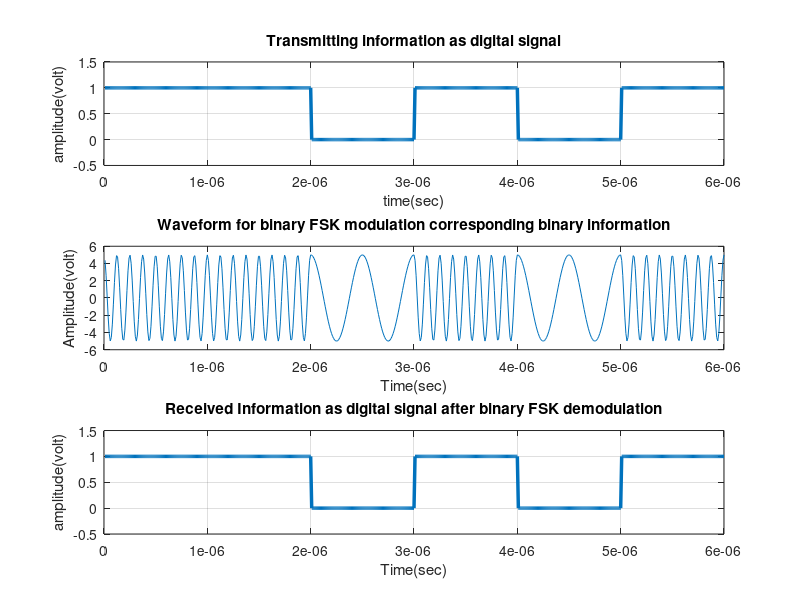

The MATLAB script that drew this image:
%Write a MATLAB program for Frequency Shift Keying (FSK) Generation.
  
  %FSK Modulation and Demodulation
clc;
clear all;
close all;
x=[1 1 0 1 0 1];
bp= 0.000001;
disp('Binary information at transmitter');
disp(x);
% Representation of Transmitting binary information as digital signal
bit=[];
for n=1:1:length(x)
if x(n)==1;
se=ones(1,100);
else x(n)==0;
se=zeros(1,100);
end
bit=[bit se];
end
t1=bp/100:bp/100:100*length(x)*(bp/100);
subplot(3,1,1);
plot(t1,bit,'linewidth',2.5);
grid on;
axis([0 bp*length(x) -0.5 1.5]);
ylabel('amplitude(volt)');
xlabel('time(sec)');
title('Transmitting information as digital signal');
%Binary FSK Modulation
A=5;
br=1/bp;
f1=br*8;
f2=br*2;
t2=bp/99:bp/99:bp;
ss=length(t2);
m=[];
for(i=1:1:length(x))
if(x(i)==1)
y=A*cos(2*pi*f1*t2);
else
y=A*cos(2*pi*f2*t2);
end
m=[m y];
end
t3=bp/99:bp/99:bp*length(x);
subplot(3,1,2);
plot(t3,m);
xlabel('Time(sec)');
ylabel('Amplitude(volt)');
title('Waveform for binary FSK modulation corresponding binary information');
% Binary FSK Demodulation
mn=[];
for n=ss:ss:length(m)
t=bp/99:bp/99:bp;y1=cos(2*pi*f1*t)
y2=cos(2*pi*f2*t)
mm=y1.*m((n-(ss-1)):n);
mmm=y2.*m((n-(ss-1)):n);
t4=bp/99:bp/99:bp;
z1=trapz(t4,mm)
z2=trapz(t4,mmm)
zz1=round(2*z1/bp)
zz2=round(2*z2/bp)
if(zz1>A/2)%logic level=(0+A)/2 or (A+0)/2 or 2.5 in this case
a=1;
else(zz2>A/2)
a=0;
end
mn=[mn a];
end
disp('Binary information at Receiver');
disp(mn);
%Representation of Binary Information as digital signal
bit=[];
for n=1:length(mn);
if(mn(n)==1);
se=ones(1,100);
else mn(n)==0;
se=zeros(1,100);
end
bit=[bit se];
end
t4=bp/100:bp/100:100*length(mn)*(bp/100);
subplot(3,1,3);
plot(t4,bit,'Linewidth',2.5);
grid on;
axis([0 bp*length(mn) -0.5 1.5]);
ylabel('amplitude(volt)');
xlabel('Time(sec)');
title('Received Information as digital signal after binary FSK demodulation');
